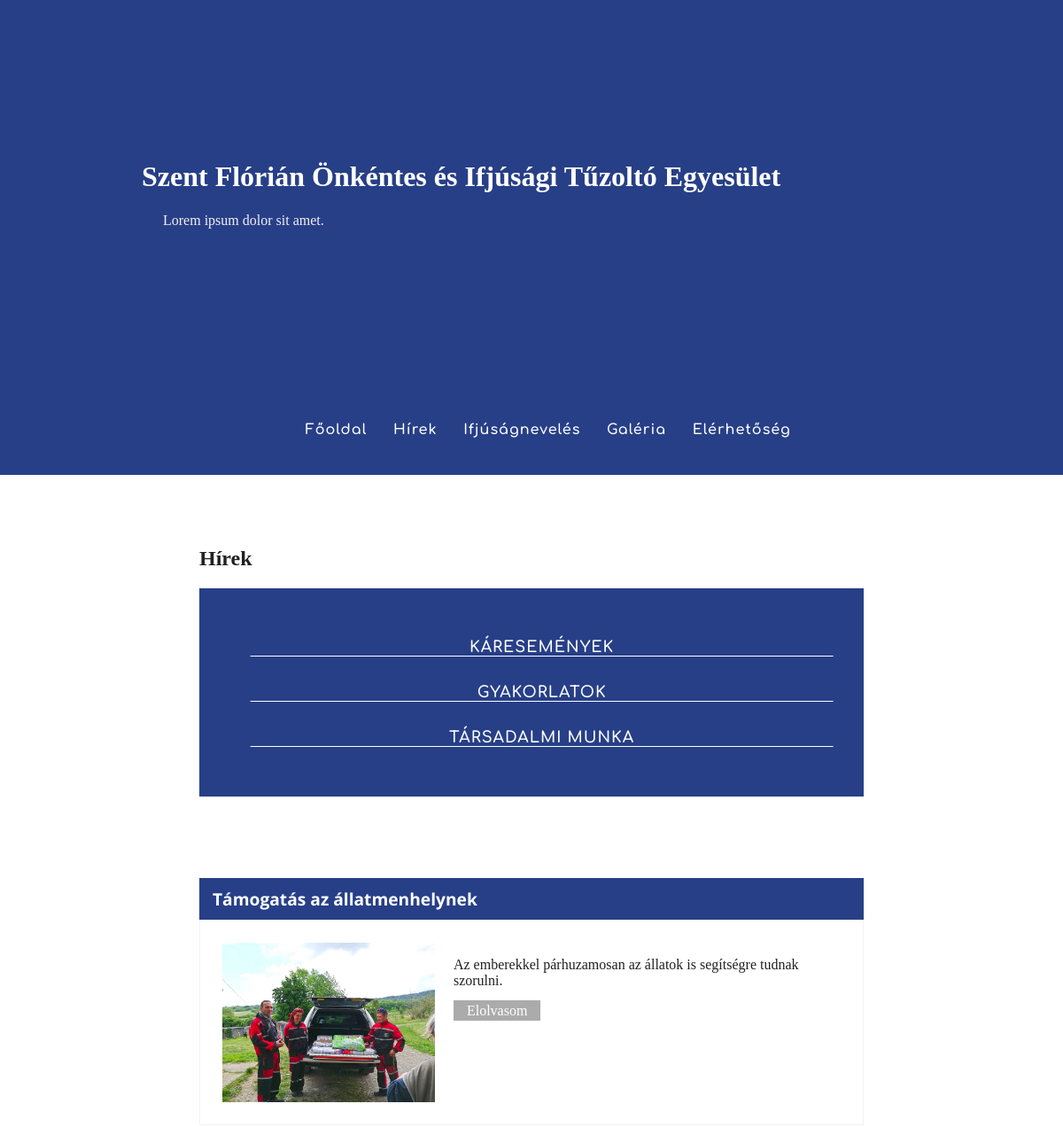
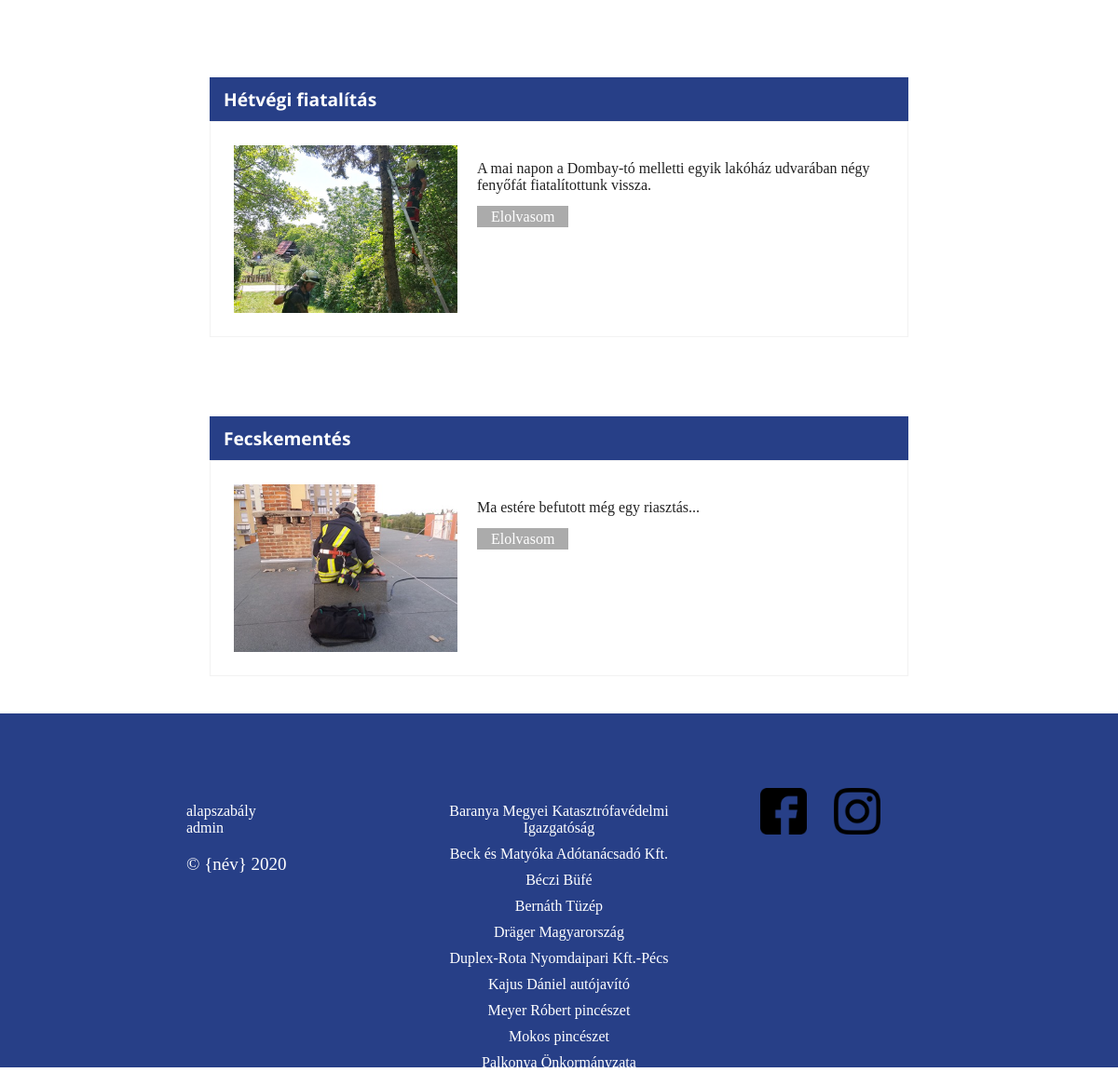
Page /?page=news&category=4 on the committed database (2 pictures, top to bottom).
### tables this page shows
CREATE TABLE `ote__category` (
  `category_id` int(11) NOT NULL,
  `cname` varchar(50) NOT NULL,
  `status` tinyint(4) NOT NULL
);

CREATE TABLE `ote__news` (
  `news_id` int(11) NOT NULL,
  `category` int(11) NOT NULL,
  `title` varchar(100) NOT NULL,
  `intro` varchar(256) NOT NULL,
  `image` varchar(200) DEFAULT NULL,
  `body` text NOT NULL,
  `created` date NOT NULL,
  `status` tinyint(4) NOT NULL DEFAULT 1
);

### system/database.php (called while the page is built)
<?php
$dbName = "ote";
$dbUser = "root";
$dbPass = "";
$dbPrefix = "ote__";
$dsn = "mysql:host=localhost;dbname=".$dbName.";charset=utf8mb4";
$db = new PDO($dsn, $dbUser, $dbPass);
function DbQuery($sql, $params = null)
{
	global $db;
	$query = $db->prepare($sql);
	$query->execute($params);
	$result = $query->fetchAll(PDO::FETCH_ASSOC);
	return $result;
}

### system/web/request.php (called while the page is built, shortened)
<?php
function GetCategory() {
    $category = 0;
    if(isset($_GET['category']))
    {
        $category = $_GET['category'];
    }
    return $category;
}

### system/model.php (called while the page is built, shortened)
<?php
function GetArticlesByCategory($category)
{
	global $dbPrefix;
	$articles = DbQuery("SELECT news_id,title,intro,image,created
			FROM ".$dbPrefix."news
			WHERE category=:category AND status=1",
			['category' => $category]);
	return $articles;
}

### system/web/page.php (the view, shortened to what this page needs)
<?php
function PageBegin(){
    require_once 'system/web/web-template/page-begin.php';
}
function PageEnd(){
    require_once 'system/web/web-template/page-end.php';
}
function Posts($categoryId) {
    $newses = GetArticlesByCategory($categoryId);
    if($newses) {
        foreach($newses as $newpost) {
            echo '<div class="newspanel">';
            echo '<section>';
            echo '<h3>'. $newpost['title'] .'</h3>';
            echo '<div class="content">';
            if(!$newpost['image'] == ""){
                echo '<img src="media/news/'. $newpost['image'] .'">';
            }
            echo '<p>'. $newpost['intro'] .'</p>';
            echo '<a href="?page=news&read='. $newpost['news_id'] .'" id="read">Elolvasom</a>';
            echo '</div></section></div>';
        }
    }
    else{
        echo '<h1>Nem található hír ebben a kategóriában!</h1>';
    }
}

### system/web/web-template/news.php (shortened to what this page needs)
<div id="AlignHeader">
    <h1>Szent Flórián Önkéntes és Ifjúsági Tűzoltó Egyesület</h1>
    <p>Lorem ipsum dolor sit amet.</p>
</div>
    </header>
<nav class="mainNav">
    <ul>
        <li><a href="?page=home" class="navmain-a">Főoldal</a></li>
        <li><a href="?page=news"class="navmain-a">Hírek</a></li>
        <li><a href="?page=ifjnev"class="navmain-a">Ifjúságnevelés</a></li>
        <li><a href="?page=gallery"class="navmain-a">Galéria</a></li>
        <li><a href="?page=contact"class="navmain-a">Elérhetőség</a></li>
    </ul>
</nav>
    <div class="container">
        <section>
            <h1>Hírek</h1>
            <nav class="navcategory"><ul>
                <?php
                $categs = DbQuery("SELECT * FROM ote__category WHERE status = 1");
                foreach($categs as $final):
                ?>
                <li><a href="?page=news&category=<?= $final['category_id'] ?>" class="navcategory-a"><?= $final['cname'] ?></a></li>
                <?php endforeach; ?>
            </ul></nav>
        </section>
        <div id="newspanel">
            <?php
                $category = GetCategory();
                if($category){
                    Posts($category);
                }
            ?>
        </div>
    </div>
</body>
</html>

### src/style.css (style rules this page uses)
body { margin: 0; padding: 0; }
h1 { font-family: Helv; }
#AlignHeader { max-width: 1000px; width: 100%; margin-left: auto; margin-right: auto; }
header h1 { color: white; font-family: Helv; }
header p { color: #f1f1f1; font-family: OSR; }
nav { padding: 26px; background-color: #273F87; text-align: center; margin-bottom: 3%; font-family: CSB; }
nav ul { transform: translateX(-1.2%); }
nav ul li { display: inline-block; margin-left: 25px; }
nav ul li a { color: white; text-decoration: none; transition: 0.3s; letter-spacing: 1px; }
.navcategory li { list-style: none; display: inline-block; margin: 0 50px; }
.navcategory-a { font-size: 110%; font-weight: normal; text-transform: uppercase; color: #ffffff; text-decoration: none; }
nav::after { clear: both; display: block; content: ""; }
.container { max-width: 1200px; width: 80%; float: right; margin-left: auto; margin-right: auto; color: #212121; font-family: OSR; }
.container section { padding: 25px 25px; transition: 0.3s; }
.newspanel { max-width: 1600px; padding-top: 20px; background: rgba(255,255,255, 0.1); -webkit-user-select: none; }
.newspanel h2, .newspanel h3 { background: #273F87; font-size: 120%; color: #FFFFFF; font-family: OSB; margin: 0; padding: 10px 15px; cursor: pointer; transition: background 0.2s, color 0.2s; }
.newspanel .content { margin: 0; border: 1px solid rgba(0,0,0, 0.05); margin-bottom: 15px; overflow: hidden; padding: 25px; transition: height 0.5s; }
.newspanel img { max-width: 240px; max-height: 240px; float: left; margin-right: 3%; }
.content #read { background: rgba(0,0,0, 0.33); color: #ffffff; text-decoration: none; padding: 3px 15px; }
.post h1,p { margin-left: 24px; }

### src/responsive.css (style rules this page uses)
@media only screen and (max-width: 1625px) { .container { float:none; } }
@media only screen and (max-width: 1250px) { .container { max-width: 800px; } }
@media only screen and (max-width: 1250px) { .navcategory li { display: block; margin: 30px 0; border-bottom: solid 1px #FFFFFF } }
@media only screen and (max-width: 1250px) { .newspanel { max-width: 800px; } }

### rows in the picture
ote__category: cname "KÁRESEMÉNYEK"
ote__category: cname "GYAKORLATOK"
ote__category: cname "TÁRSADALMI MUNKA"
ote__news: title "Támogatás az állatmenhelynek", image (picture), intro "Az emberekkel párhuzamosan az állatok is segítségre tudnak szorulni."
ote__news: title "Hétvégi fiatalítás", image (picture), intro "A mai napon a Dombay-tó melletti egyik lakóház udvarában négy fenyőfát fiatalítottunk vissza."
ote__news: title "Fecskementés", image (picture), intro "Ma estére befutott még egy riasztás..."
